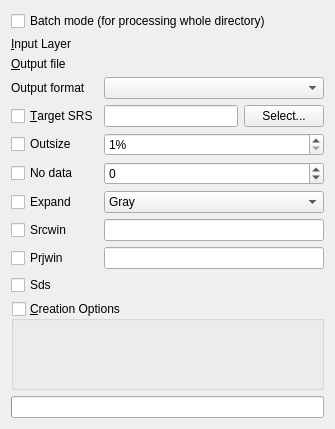
<?xml version="1.0" encoding="UTF-8"?>
<ui version="4.0">
 <class>GdalToolsWidget</class>
 <widget class="QWidget" name="GdalToolsWidget">
  <property name="geometry">
   <rect>
    <x>0</x>
    <y>0</y>
    <width>335</width>
    <height>429</height>
   </rect>
  </property>
  <property name="sizePolicy">
   <sizepolicy hsizetype="Expanding" vsizetype="Preferred">
    <horstretch>0</horstretch>
    <verstretch>0</verstretch>
   </sizepolicy>
  </property>
  <property name="windowTitle">
   <string>Translate (Convert format)</string>
  </property>
  <layout class="QVBoxLayout" name="verticalLayout_2">
   <item>
    <widget class="QCheckBox" name="batchCheck">
     <property name="text">
      <string>Batch mode (for processing whole directory)</string>
     </property>
    </widget>
   </item>
   <item>
    <layout class="QGridLayout" name="gridLayout">
     <item row="0" column="0">
      <widget class="QLabel" name="label_3">
       <property name="text">
        <string>&amp;Input Layer</string>
       </property>
       <property name="buddy">
        <cstring>inSelector</cstring>
       </property>
      </widget>
     </item>
     <item row="1" column="0">
      <widget class="QLabel" name="label_2">
       <property name="text">
        <string>&amp;Output file</string>
       </property>
       <property name="buddy">
        <cstring>outSelector</cstring>
       </property>
      </widget>
     </item>
     <item row="2" column="0">
      <widget class="QLabel" name="formatLabel">
       <property name="text">
        <string>Output format</string>
       </property>
      </widget>
     </item>
     <item row="2" column="1">
      <widget class="QComboBox" name="formatCombo">
       <property name="sizePolicy">
        <sizepolicy hsizetype="Expanding" vsizetype="Fixed">
         <horstretch>0</horstretch>
         <verstretch>0</verstretch>
        </sizepolicy>
       </property>
      </widget>
     </item>
     <item row="3" column="0">
      <widget class="QCheckBox" name="targetSRSCheck">
       <property name="text">
        <string>&amp;Target SRS</string>
       </property>
      </widget>
     </item>
     <item row="3" column="1">
      <layout class="QHBoxLayout" name="horizontalLayout">
       <item>
        <widget class="QLineEdit" name="targetSRSEdit">
         <property name="minimumSize">
          <size>
           <width>100</width>
           <height>0</height>
          </size>
         </property>
        </widget>
       </item>
       <item>
        <widget class="QPushButton" name="selectTargetSRSButton">
         <property name="text">
          <string>Select...</string>
         </property>
        </widget>
       </item>
      </layout>
     </item>
     <item row="4" column="0">
      <widget class="QCheckBox" name="outsizeCheck">
       <property name="maximumSize">
        <size>
         <width>100</width>
         <height>16777215</height>
        </size>
       </property>
       <property name="toolTip">
        <string>Percentage to resize image. This will change pixel size/image resolution accordingly: 25% will create an image with pixels 4x larger.</string>
       </property>
       <property name="text">
        <string>Outsize</string>
       </property>
      </widget>
     </item>
     <item row="4" column="1">
      <widget class="QSpinBox" name="outsizeSpin">
       <property name="sizePolicy">
        <sizepolicy hsizetype="Expanding" vsizetype="Fixed">
         <horstretch>0</horstretch>
         <verstretch>0</verstretch>
        </sizepolicy>
       </property>
       <property name="toolTip">
        <string>Percentage to resize image. This will change pixel size/image resolution accordingly: 25% will create an image with pixels 4x larger.</string>
       </property>
       <property name="suffix">
        <string>%</string>
       </property>
       <property name="minimum">
        <number>1</number>
       </property>
       <property name="maximum">
        <number>1000</number>
       </property>
      </widget>
     </item>
     <item row="5" column="0">
      <widget class="QCheckBox" name="nodataCheck">
       <property name="toolTip">
        <string>Assign a specified nodata value to output bands.</string>
       </property>
       <property name="text">
        <string>No data</string>
       </property>
      </widget>
     </item>
     <item row="6" column="0">
      <widget class="QCheckBox" name="expandCheck">
       <property name="toolTip">
        <string>To expose a dataset with 1 band with a color table as a dataset with 3 (RGB) or 4 (RGBA) bands. 
Useful for output drivers such as JPEG, JPEG2000, MrSID, ECW that don't support color indexed datasets. 
The 'gray' value (from GDAL 1.7.0) enables to expand a dataset with a color table that only contains gray levels to a gray indexed dataset.</string>
       </property>
       <property name="text">
        <string>Expand</string>
       </property>
      </widget>
     </item>
     <item row="6" column="1">
      <widget class="QComboBox" name="expandCombo">
       <property name="toolTip">
        <string>To expose a dataset with 1 band with a color table as a dataset with 3 (RGB) or 4 (RGBA) bands. 
Useful for output drivers such as JPEG, JPEG2000, MrSID, ECW that don't support color indexed datasets. 
The 'gray' value (from GDAL 1.7.0) enables to expand a dataset with a color table that only contains gray levels to a gray indexed dataset.</string>
       </property>
       <item>
        <property name="text">
         <string>Gray</string>
        </property>
       </item>
       <item>
        <property name="text">
         <string>RGB</string>
        </property>
       </item>
       <item>
        <property name="text">
         <string>RGBA</string>
        </property>
       </item>
      </widget>
     </item>
     <item row="7" column="0">
      <widget class="QCheckBox" name="srcwinCheck">
       <property name="toolTip">
        <string>Selects a subwindow from the source image for copying based on pixel/line location. (Enter Xoff Yoff Xsize Ysize)</string>
       </property>
       <property name="text">
        <string>Srcwin</string>
       </property>
      </widget>
     </item>
     <item row="7" column="1">
      <widget class="QLineEdit" name="srcwinEdit">
       <property name="toolTip">
        <string>Selects a subwindow from the source image for copying based on pixel/line location. (Enter Xoff Yoff Xsize Ysize)</string>
       </property>
      </widget>
     </item>
     <item row="8" column="0">
      <widget class="QCheckBox" name="prjwinCheck">
       <property name="toolTip">
        <string>Selects a subwindow from the source image for copying (like -srcwin) but with the corners given in georeferenced coordinates. (Enter ulx uly lrx lry)</string>
       </property>
       <property name="text">
        <string>Prjwin</string>
       </property>
      </widget>
     </item>
     <item row="8" column="1">
      <widget class="QLineEdit" name="prjwinEdit">
       <property name="toolTip">
        <string>Selects a subwindow from the source image for copying (like -srcwin) but with the corners given in georeferenced coordinates. (Enter ulx uly lrx lry)</string>
       </property>
      </widget>
     </item>
     <item row="9" column="0">
      <widget class="QCheckBox" name="sdsCheck">
       <property name="toolTip">
        <string>Copy all subdatasets of this file to individual output files. Use with formats like HDF or OGDI that have subdatasets.</string>
       </property>
       <property name="text">
        <string>Sds</string>
       </property>
      </widget>
     </item>
     <item row="5" column="1">
      <widget class="QSpinBox" name="nodataSpin">
       <property name="sizePolicy">
        <sizepolicy hsizetype="Expanding" vsizetype="Fixed">
         <horstretch>0</horstretch>
         <verstretch>0</verstretch>
        </sizepolicy>
       </property>
       <property name="toolTip">
        <string>Assign a specified nodata value to output bands.</string>
       </property>
       <property name="minimum">
        <number>-999999999</number>
       </property>
       <property name="maximum">
        <number>999999999</number>
       </property>
      </widget>
     </item>
     <item row="0" column="1">
      <widget class="GdalToolsInOutSelector" name="inSelector" native="true"/>
     </item>
     <item row="1" column="1">
      <widget class="GdalToolsInOutSelector" name="outSelector" native="true"/>
     </item>
    </layout>
   </item>
   <item>
    <widget class="QgsCollapsibleGroupBox" name="creationOptionsGroupBox"><property name="collapsed" stdset="0"><bool>false</bool></property><property name="saveCollapsedState" stdset="0"><bool>true</bool></property>
     <property name="title">
      <string>&amp;Creation Options</string>
     </property>
     <property name="checkable">
      <bool>true</bool>
     </property>
     <property name="checked">
      <bool>false</bool>
     </property>
     <layout class="QVBoxLayout" name="verticalLayout">
      <property name="leftMargin">
       <number>9</number>
      </property>
      <property name="bottomMargin">
       <number>9</number>
      </property>
      <item>
       <widget class="QgsRasterFormatSaveOptionsWidget" name="creationOptionsWidget" native="true"/>
      </item>
     </layout>
    </widget>
   </item>
   <item>
    <widget class="QProgressBar" name="progressBar"/>
   </item>
  </layout>
 </widget>
 <customwidgets>
  <customwidget>
   <class>GdalToolsInOutSelector</class>
   <extends>QWidget</extends>
   <header>inOutSelector</header>
   <container>1</container>
  </customwidget>
  <customwidget>
   <class>QgsCollapsibleGroupBox</class>
   <extends>QGroupBox</extends>
   <header>qgis.gui</header>
   <container>1</container>
  </customwidget>
  <customwidget>
   <class>QgsRasterFormatSaveOptionsWidget</class>
   <extends>QWidget</extends>
   <header>qgis.gui</header>
   <container>1</container>
  </customwidget>
 </customwidgets>
 <resources/>
 <connections/>
</ui>
